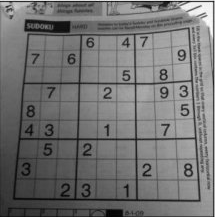
#> input picture Assignment_3_CV/grad.png, 215 x 217 px, found by its file name
$ python harris_detector.py   (Python 2 division)
#> lines starting #> are read from the running program, lines starting #| are printed output that depends on the picture; after the words box and inside, x2 and y2 are one past the last pixel; in counts of white or black regions, pixels touching at a corner belong together
#> further down, img is the input picture: shape (217, 215, 3); min 0, max 255, mean 113.8
### Assignment_3_CV/python_scripts/myopencv.py
"""
Purpose: This Library is implemented basic operations of opencv
Author: Alzanati
Data: 10 / 4 / 2016
"""

import cv2
import numpy as np
import math


class cvUtiliy:
    def __init__(self, img):
        self.img = img        # image data
        self.kernel = np.zeros((3, 3), np.float32)  # image kernel
        self.filtered = 0   # filtered image
        self.Gx = 0         # gradient in x
        self.Gy = 0         # gradient in y
        self.Gxy = 0        # magnitude
        self.thetas = 0     # directions

    # blue the image
    # [4 lines left out: function blur_image, not called in this run]

    # sum pixels in window
    def summ_pixel_window(self, img, window):
        self.kernel = np.ones((window, window), np.float32)
        self.filtered = cv2.filter2D(img, -1, self.kernel)
        return self.filtered

    # calculate changes in  x, y
    def calc_changes(self, axis, weight):

        w = np.int32(weight)
        if axis == 'x':
            self.kernel = np.array([[-1, 0, 1], [-w, 0, w], [-1, 0, 1]])
            print 'Kernel\n', np.array(self.kernel)
        elif axis == 'y':
            self.kernel = np.array([[-1, -w, -1], [0, 0, 0], [1, w, 1]])
            print 'Kernel\n', np.array(self.kernel)
        else:
            self.kernel = np.array([[0, 1, 0], [1, -4, 1], [0, 1, 0]])  # laplacian kernel
            print 'kernel\n', np.array(self.kernel)

        self.filtered = cv2.filter2D(self.img, -1, self.kernel)
        return self.filtered

    # calculate gradient in x, y
    # [25 lines left out: functions image_gradient, image_directions, not called in this run]

### Assignment_3_CV/python_scripts/cvarthmetics.py
"""
Purpose: This class is to provide basic arithmetic operations
Author: Mohamed Hosny Ahmed
Date: 12 / 4 / 2016
"""

import numpy as np

class Arthmetics:

    # get biggest number with no reminder in case of divide by modulo
    # [31 lines left out: functions get_module, get_vector_max, get_local_maxima, not called in this run]

    # get_local_maximal
    @staticmethod
    def get_local_maxima(img):
        rows = len(img)
        cols = len(img[0])
        tmp_image = np.zeros((rows, cols), np.float32)

        for row in range(1, rows-1):
            for col in range(1, cols-1):
                window = img[(row-1):(row+2), (col-1):(col+2)]
                maxi,loc = Arthmetics.get_matrix2_max(window)
                if maxi == img[row][col] :
                    tmp_image[row][col] = 1
                else:
                    tmp_image[row][col] = 0

        return tmp_image

    # get max in matrix
    @staticmethod
    def get_matrix2_max(matrix):
        rows = len(matrix)
        cols = len(matrix[0])
        local_max = 0
        local_max_location = np.zeros((1,2), np.float32)
        for row in range(0, rows):
            for col in range(0, cols):
                if matrix[row][col] > local_max:
                    local_max = matrix[row][col]
                    local_max_location[0][0] = row
                    local_max_location[0][1] = col
        return local_max, local_max_location

### Assignment_3_CV/python_scripts/harris_detector.py
"""
Purpose: Detect Feature using Harris operator
Author: Mohamed Hosny Ahmed
Date: 10 / 4 / 2016
"""

import cv2
import numpy as np
import myopencv
import cvarthmetics


class HarrisDetector:

    def __init__(self, image):
        self.img = image
        self.rows, self.cols, self.channels = img.shape
#> self.rows = 217; self.cols = 215; self.channels = 3

        # initialize data
        self.tmpImg = np.zeros((self.rows, self.cols), np.float32)
        self.Ix2 = np.zeros((self.rows, self.cols), np.float32)
        self.Iy2 = np.zeros((self.rows, self.cols), np.float32)
        self.Ixy2 = np.zeros((self.rows, self.cols), np.float32)
        self.H = np.zeros((2, 2), np.float32)
        self.myCV = 0
        self.R = 0
        self.flag = 1
        self.calc_harris_operator()

    def calc_harris_operator(self):
        # check if we are in this method
        print '>> calc_harris_operator'

        # 1- Compute gradient at x, y
        self.myCV = myopencv.cvUtiliy(self.img)
        self.Ix2 = self.myCV.calc_changes('x', 3)
        self.Iy2 = self.myCV.calc_changes('y', 3)

        print self.Iy2.shape
#| (217, 215)

        # 2- Compute Ix^2, Iy^2, Ixy^2
        self.Ix2 = np.multiply(self.Ix2, self.Ix2)
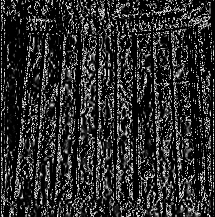
#> self.Ix2: shape (217, 215); min 0, max 249, mean 45.4
        self.Iy2 = np.multiply(self.Iy2, self.Iy2)
        self.Ixy2 = np.multiply(self.Ix2, self.Iy2)
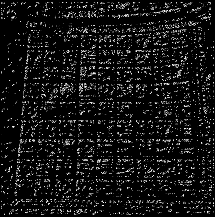
#> self.Ixy2: shape (217, 215); min 0, max 249, mean 20.4

        # 3- Sum all pixels by bluring image by one to get summation with window 3x3
        self.Ix2 = self.myCV.summ_pixel_window(self.Ix2, 3)
        self.Iy2 = self.myCV.summ_pixel_window(self.Iy2, 3)
        self.Ixy2 = self.myCV.summ_pixel_window(self.Ixy2, 3)
#> call 3 of summ_pixel_window, with window = 3
#> in summ_pixel_window (call 3), `self.filtered = cv2.filter2D(img, -1, self.kernel)`:
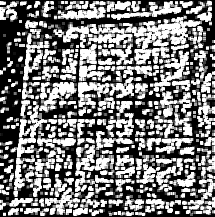
#> self.filtered: shape (217, 215); min 0, max 255, mean 122.9

        # 4- Define H(x,y) matrix
        for row in range(0, self.rows):
            for col in range(0, self.cols):
                self.H[0][0] = self.Ix2[row][col]
                self.H[0][1] = self.Ixy2[row][col]
                self.H[1][0] = self.Ixy2[row][col]
                self.H[1][1] = self.Iy2[row][col]

                # 5- Compute R = det(H(wx,y)) - K*Trace(H(x,y))^2
                self.R = self.harris_response(self.H)
                if self.R < -10000:
                    self.tmpImg[row, col] = float(self.R)
                else:
                    self.tmpImg[row, col] = 0.0
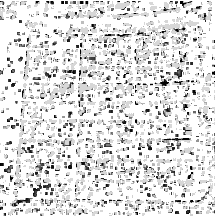
#> self.tmpImg: shape (217, 215) float32; min -67157, max 0, mean -8579.1; drawn with min black and max white

        self.tmpImg = np.array(self.tmpImg, np.float32)
        self.tmpImg = cvarthmetics.Arthmetics.get_local_maxima(self.tmpImg)
#> after the loop in get_local_maxima, `for row in range(1, rows-1):`:
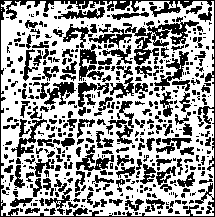
#> tmp_image: shape (217, 215) float32; values 0 (black) and 1 (white), 60.4% white; 514 black regions (346 under 20 px), largest, box (x1, y1, x2, y2) and area: (0, 0, 215, 217) 2496, (123, 17, 199, 65) 1091, (154, 51, 189, 91) 372

        return self.tmpImg

    # get harris response
    def harris_response(self, H):
        # check if we are in this method
        if self.flag == 1:
            print '>> harris_response'
            self.flag = 0

        trace = cv2.trace(H)
        response = cv2.determinant(H) - 0.04 * np.power(trace[0], 2)
        return response

    # return harris index's
    def get_harris(self):
        # check if we are in this method
        print '>> get_harris'
        x = self.tmpImg * self.img
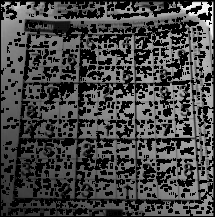
#> x: shape (217, 215) float32; min 0, max 255, mean 68.7
        return self.tmpImg * self.img


if __name__ == '__main__':

    x=0
    img = cv2.imread('/home/prof/Work_Space/CV/Assignment_3_CV/grad.png')
    gray = cv2.cvtColor(img, cv2.COLOR_BGR2GRAY)
    harris = HarrisDetector(image=gray)
    c = harris.get_harris()

    # print c.max()
    xx = c > 0.004*c.max()
    img[xx] = [0, 0, 255]
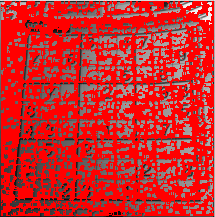
#> img: shape (217, 215, 3); mean B, G, R 45.1, 45.1, 199.2

    cv2.imshow('img', img)
    cv2.waitKey(0)
    cv2.destroyAllWindows()

    # [24 lines of commented-out code are left out]
